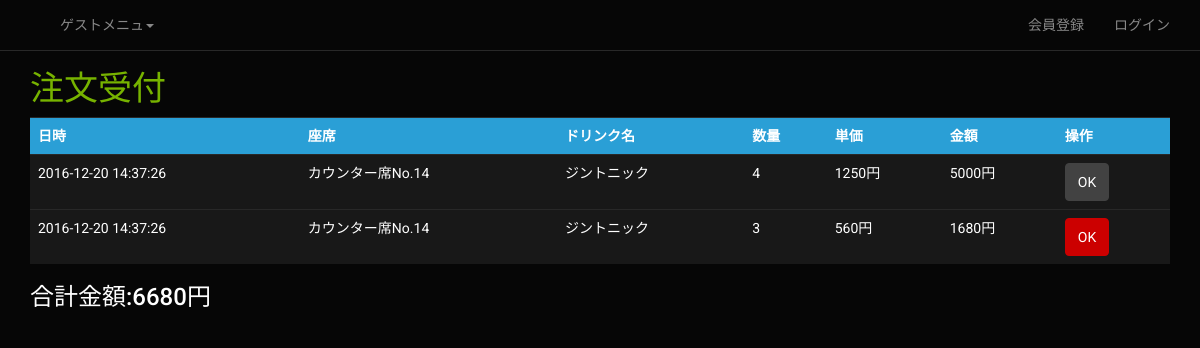
Screenshot of /order_list.php with the database file from the repository.
### tables this page shows
CREATE TABLE IF NOT EXISTS `tb_drink` (
  `dk_id` bigint(20) unsigned NOT NULL AUTO_INCREMENT,
  `dk_name` varchar(64) NOT NULL,
  `dk_detail` text NOT NULL,
  `color` varchar(32) NOT NULL,
  `taste` text NOT NULL,
  `ingredients` text NOT NULL,
  `alcohol` float NOT NULL,
  `maker` varchar(64) NOT NULL,
  `price` int(11) NOT NULL,
  UNIQUE KEY `dk_id` (`dk_id`)
);

### src/order_list.php (the view, shortened to what this page needs)
<?php
include('page_header.php');
require_once('db_inc.php');
echo '<h3 class="text-success">注文受付</h3>';
echo '<table class="table table-hover">';
echo '<tr class="bg-primary"><th>日時</th><th>座席</th><th>ドリンク名</th><th>数量</th><th>単価</th><th>金額</th><th>操作</th></tr>';
$total = 0;
$sql = "select * from vw_chumon where status>0 order by od_date desc";
$rs = mysql_query($sql, $conn);
$row= mysql_fetch_array($rs);
$class= array('danger','default');
while ($row) {
  echo '<tr>';
  echo '<td>' . $row['od_date'] .'</td>';
  echo '<td>' . $row['od_address'] .'</td>';
  echo '<td>' . $row['dk_name'] .'</td>';
  echo '<td>' . $row['qty'] .'</td>';
  echo '<td>' . $row['price'] .'円</td>';
  echo '<td>' . $row['money'] .'円</td>';
  $i= rand(0,1);
  echo '<td><a href="#" class="btn btn-'.$class[$i].'">OK</a></td>';
  $total += $row['money'];
  $row = mysql_fetch_array($rs) ;
  echo '</tr>';
}
echo '<table>';
echo '<h4>合計金額:'.$total.'円</h4>';
?>

### rows the page displays
tb_drink: od_date "2016-12-20 14:37:26", od_address "カウンター席No.14", dk_name "ジントニック", qty "4", price "1250", money "5000"
tb_drink: od_date "2016-12-20 14:37:26", od_address "カウンター席No.14", dk_name "ジントニック", qty "3", price "560", money "1680"

### other values shown
$urname "ゲスト"
$label "会員登録"
$label "ログイン"
$total "6680"
